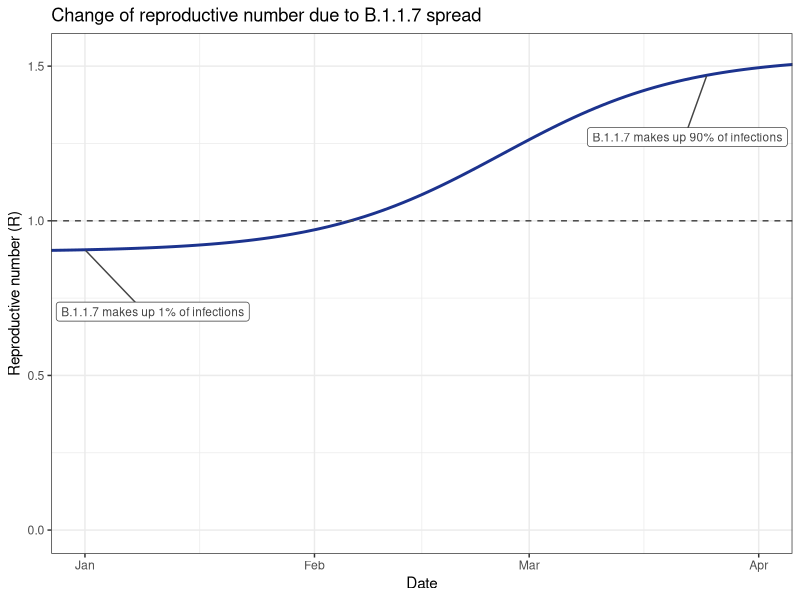
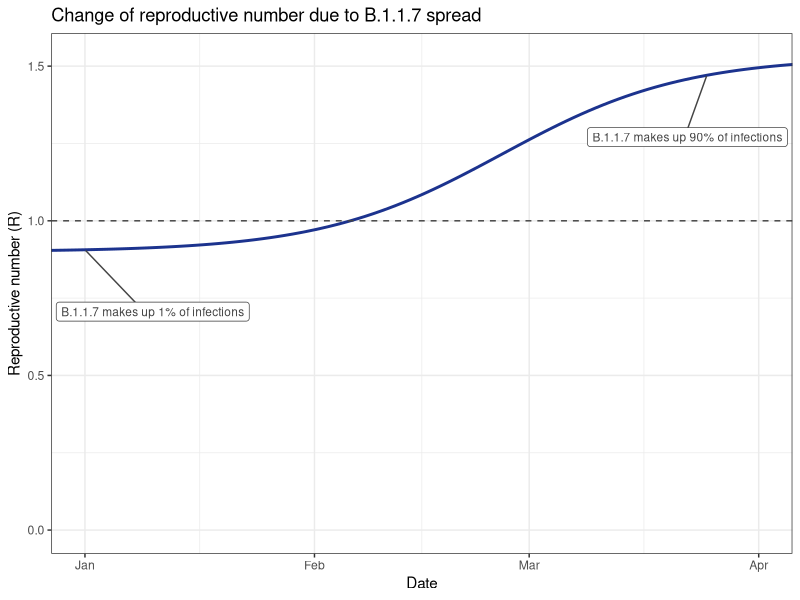

Write R code to recreate these figures, in order.
## ---- chunk 1
library(tidyverse)
library(lubridate)
library(ggrepel)


r_old = 0.9
r_new =r_old*1.7

n_old = 99
n_new = 1

serial_interval = 6.5

data = tibble(day=-5:200)

data$n_old = n_old*r_old^(data$day/serial_interval)
data$n_new = n_new*r_new^(data$day/serial_interval)

data$ratio_new = data$n_new/(data$n_new+data$n_old)
data$r = r_new*data$ratio_new + r_old*(1-data$ratio_new)
data$date = ymd("2020-01-01") + data$day

data$label = NA

data$label[6]="B.1.1.7 makes up 1% of infections"
data$label[90]="B.1.1.7 makes up 90% of infections"

ggplot(data,aes(x=date,y=r,label=label))+geom_line(color="#1c338e",size=1)+theme_bw()+labs(y="Reproductive number (R)",x="Date",title="Change of reproductive number due to B.1.1.7 spread")+coord_cartesian(ylim=c(0,NA),xlim=c(ymd("2020-01-01"),ymd("2020-04-01")))+ geom_hline(yintercept=1,linetype=2,color="#444444")+geom_label_repel(nudge_x =3,nudge_y =-0.2,color="#444444",size=3)
ggsave("change_in_r.png",width=6.4,height=3.5)

